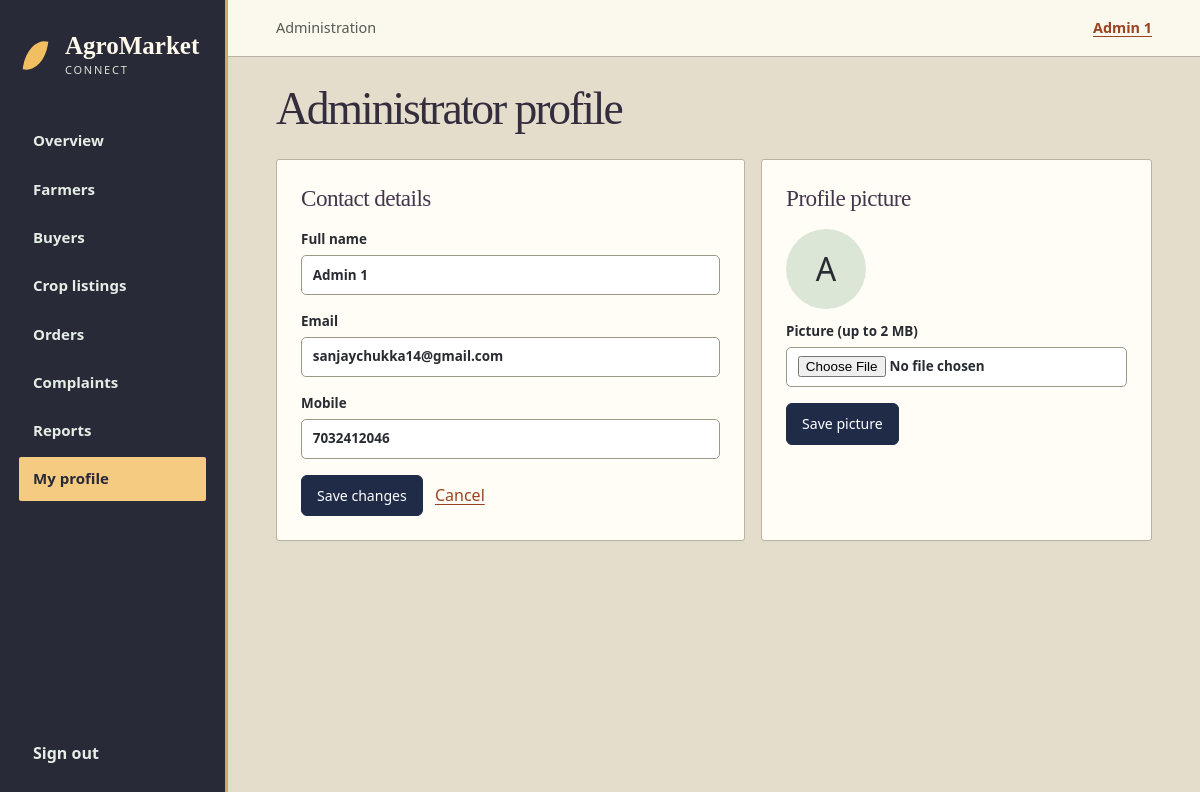
Page /admin/profile.php (signed in) on the committed database.
### tables this page shows
CREATE TABLE `users` (
    `user_id` bigint(20) UNSIGNED NOT NULL,
    `role` enum('admin', 'farmer', 'buyer') NOT NULL,
    `full_name` varchar(100) NOT NULL,
    `email` varchar(150) DEFAULT NULL,
    `mobile` varchar(15) DEFAULT NULL,
    `password_hash` varchar(255) NOT NULL,
    `account_status` enum(
        'pending',
        'active',
        'suspended',
        'closed'
    ) NOT NULL DEFAULT 'pending',
    `email_verified_at` datetime DEFAULT NULL,
    `mobile_verified_at` datetime DEFAULT NULL,
    `last_login_at` datetime DEFAULT NULL,
    `created_at` datetime NOT NULL DEFAULT current_timestamp(),
    `updated_at` datetime NOT NULL DEFAULT current_timestamp(),
    `token` varchar(64) DEFAULT NULL,
    `username` varchar(50) NOT NULL,
    `last_login` datetime DEFAULT NULL
);

### admin/includes/bootstrap.php (called while the page is built, shortened)
<?php
require_once __DIR__ . '/../../config/db.php';
$adminId = (int) $_SESSION['user_id'];
function h($value): string
{
    return htmlspecialchars((string) $value, ENT_QUOTES | ENT_SUBSTITUTE, 'UTF-8');
}
function rows(string $sql, array $params = []): array
{
    global $link;
    $stmt = $link->prepare($sql);
    $stmt->execute($params);
    $data = $stmt->get_result()->fetch_all(MYSQLI_ASSOC);
    return $data;
}

### admin/profile.php (the view, shortened to what this page needs)
<?php
    require __DIR__ . '/includes/bootstrap.php';
    $record    = rows("SELECT full_name,email,mobile FROM users WHERE user_id=? AND role='admin'", [$adminId])[0] ?? null;
    $directory = __DIR__ . '/../uploads/admin_profiles';
    $photo     = $directory . '/' . $adminId . '.jpg';
    require __DIR__ . '/includes/header.php';
?>
<div class="charts"><section class="panel"><h2>Contact details</h2><form class="stack" method="post"><?php csrfInput(); ?>
<label>Full name<input name="full_name" required maxlength="100" value="<?php echo h($record['full_name']) ?>"></label>
<label>Email<input type="email" required name="email" value="<?php echo h($record['email']) ?>"></label>
<label>Mobile<input type="tel" required pattern="[6-9][0-9]{9}" name="mobile" value="<?php echo h($record['mobile']) ?>"></label>
<div><button>Save changes</button> <a class="action" href="profile.php">Cancel</a></div></form></section>
<section class="panel"><h2>Profile picture</h2>
<?php if (is_file($photo)): ?><img class="avatar" alt="Current profile picture" src="../uploads/admin_profiles/<?php echo $adminId ?>.jpg?v=<?php echo filemtime($photo) ?>">
<?php else: ?><div class="avatar initial"><?php echo h(mb_substr($record['full_name'], 0, 1)) ?></div><?php endif; ?>
<form class="stack" method="post" enctype="multipart/form-data"><?php csrfInput(); ?><label>Picture (up to 2 MB)<input type="file" name="portrait" accept="image/jpeg,image/png,image/webp" required></label><div><button name="photo" value="1">Save picture</button></div></form></section></div>
<?php require __DIR__ . '/includes/footer.php'; ?>

### admin/admin.css (style rules this page uses)
:root { font: 16px/1.5 "Segoe UI", Arial, sans-serif; color: var(--ink); background: var(--cream); }
* { box-sizing: border-box; }
body, figure, h1, h2, p { margin: 0; }
a { color: var(--leaf); text-underline-offset: .2em; }
h1, h2 { font-family: Georgia, Cambria, serif; font-weight: 500; color: var(--forest); }
h2 { font-size: 1.45rem; line-height: 1.25; margin-bottom: 16px; }
.metric, .panel { background: var(--paper); border: 1px solid var(--line); border-radius: 12px; min-width: 0; }
.panel { padding: clamp(16px, 2vw, 26px); margin: 16px 0; }
.charts { display: grid; grid-template-columns: minmax(0, 1.2fr) minmax(0, 1fr); gap: 16px; }
.charts>.panel { margin: 0; }
label { display: grid; gap: 5px; font-size: .84rem; font-weight: 600; }
input, select, button { font: inherit; }
input, select { max-width: 100%; min-height: 40px; border: 1px solid #aebcb0; border-radius: 6px; background: white; color: var(--ink); padding: 7px 10px; }
button { border: 1px solid var(--forest); background: var(--forest); color: white; border-radius: 6px; padding: 9px 15px; font-size: .88rem; cursor: pointer; }
.filters a, .action { padding: 8px; }
.stack { display: grid; gap: 16px; }
.avatar { display: grid; place-items: center; width: 80px; height: 80px; border-radius: 50%; object-fit: cover; background: #dbe6d7; margin: 12px 0; font-size: 32px; }
.metric, .panel { border-radius: 5px; }
.page .panel { background: #fffdf6; border-radius: 3px; box-shadow: 0 2px 0 #dfdbcf; }
.page .panel h2 { color: #43354b; }

### styles/theme.css (style rules this page uses)
:root { --sage: #c5d8b5; --sky: #cbdbe9; --peach: #edcfb2; --saffron: #f4d783; --forest: #202b48; --leaf: #994321; --cream: #ede4cf; --paper: #fffdf7; --ochre: #e5ad39; --ink: #282b32; --soft: #585951; --line: #bcb29d; --wash: #f0e9d9; --shadow: 0 2px 0 rgb(44 39 30 / 7%); }
html { color-scheme: light; }
html body { font-family: "Segoe UI", system-ui, sans-serif; line-height: 1.55; color: var(--ink); background: var(--cream); overflow-wrap: break-word; }
h1, h2 { color: var(--forest); font-family: Georgia, Cambria, serif; font-weight: 500; line-height: 1.17; letter-spacing: -.025em; }
h2 { font-size: clamp(1.4rem, 2.6vw, 2rem); }
a { color: var(--leaf); text-underline-offset: .2em; }
input, button, select, textarea { font: inherit; }
input:not([type=checkbox], [type=radio], [type=hidden]), select, textarea { min-width: 0; max-width: 100%; border: 1px solid #82998c; border-radius: 8px; color: var(--ink); background-color: white; padding: .6em .8em; }
button, .cta-actions a, .nav-actions a:last-child, .navbar>a:last-child, .welcome-section a, .role-card a, .add-crop-link { border: 1px solid transparent; border-radius: 8px; background-color: var(--leaf); color: white; font-weight: 600; padding: .6em 1em; text-decoration: none; cursor: pointer; }
@media (prefers-reduced-motion: no-preference) { a, button { transition: background-color .16s, color .16s, border-color .16s; } }
html body { background: var(--cream); color: var(--ink); }
body :is(input:not([type=checkbox],[type=radio],[type=hidden]), select, textarea) { border-color: #9c998b; border-radius: 5px; }
body :is(main, .registration-form, .login-form, .auth-container) form :is(input[type=text],input[type=email],input[type=tel],input[type=password],input[type=file],select), body :is(.registration-form,.login-form) :is(input.form-control,select,.password-control), body main form .password-control { max-width:min(100%,30rem);box-sizing:border-box }
body main form input:not([type]),body main form input[type=search] { max-width:min(100%,30rem) }

### rows in the picture
users: full_name "Admin 1", email "sanjaychukka14@gmail.com", mobile "7032412046", full_name "A"

### other values in the picture
$name "Overview"
$name "Farmers"
$name "Buyers"
$name "Crop listings"
$name "Orders"
$name "Complaints"
$name "Reports"
$name "My profile"
$_SESSION['full_name'] "Admin 1"
$pageTitle "Administrator profile"
